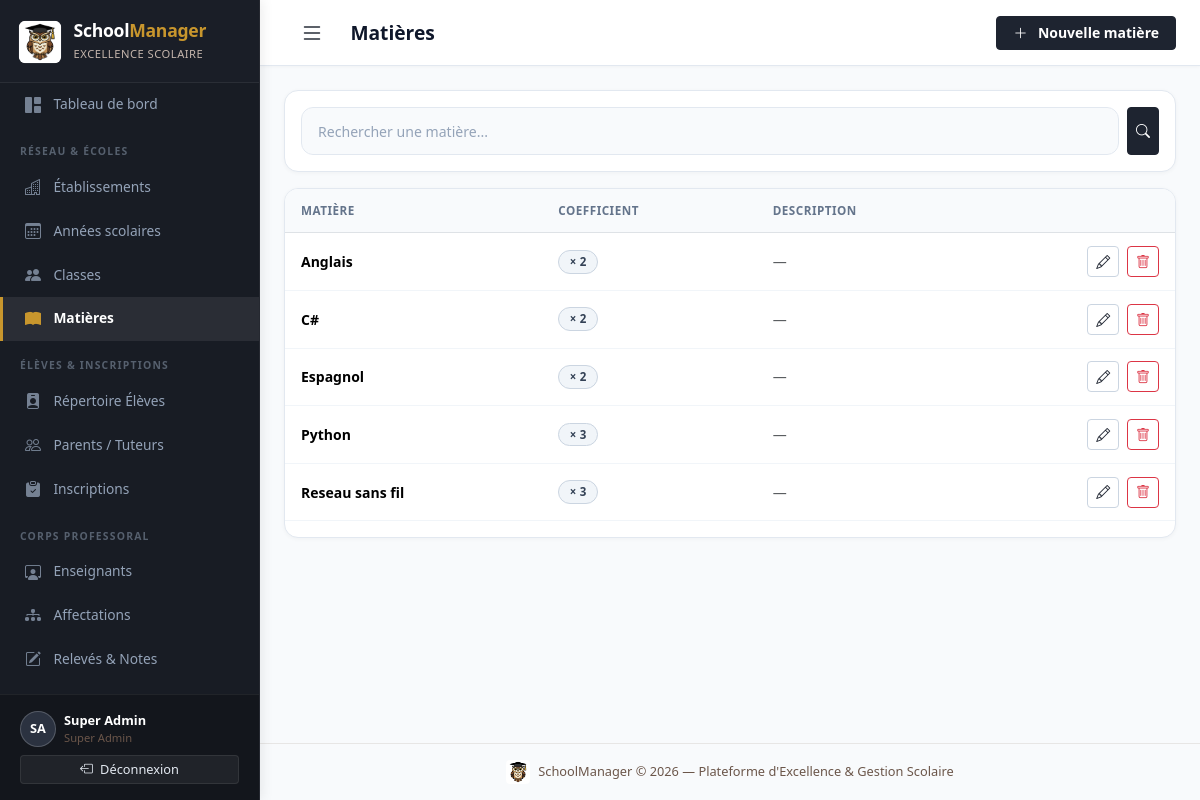
/school/matieres/ (signed in), run on the app's committed database.
### accounts/models.py (models this page shows, shortened)
class CustomUser(AbstractUser):
    ROLE_ADMIN = 'admin'
    ROLE_DIRECTION = 'direction'
    ROLE_ENSEIGNANT = 'enseignant'
    ROLE_PAIEMENT = 'paiement'
    ROLE_CHOICES = [
        (ROLE_ADMIN, 'Administrateur'),
        (ROLE_DIRECTION, 'Personnel de direction'),
        (ROLE_ENSEIGNANT, 'Enseignant'),
        (ROLE_PAIEMENT, 'Personnel paiement'),
    ]
    role = models.CharField(
        max_length=20,
        choices=ROLE_CHOICES,
        default=ROLE_DIRECTION,
        verbose_name='Rôle',
    )
    etablissement = models.ForeignKey(
        'school.Etablissement',
        on_delete=models.SET_NULL,
        null=True,
        blank=True,
        related_name='utilisateurs',
        verbose_name='Établissement rattaché',
        help_text="Établissement unique auquel est affecté ce compte (notamment pour le personnel de direction)."
    )
    telephone = models.CharField(max_length=20, blank=True, verbose_name='Téléphone')
    class Meta:
        verbose_name = 'Utilisateur'
        verbose_name_plural = 'Utilisateurs'
    @property
    def is_super_admin(self):
        return self.is_superuser or self.role == self.ROLE_ADMIN
    @property
    def is_enseignant(self):
        return self.role == self.ROLE_ENSEIGNANT
    @property
    def is_paiement(self):
        return self.role == self.ROLE_PAIEMENT

### school/models.py (models this page shows, shortened)
class Matiere(models.Model):
    nom = models.CharField(max_length=100, unique=True, verbose_name='Nom')
    coefficient = models.PositiveSmallIntegerField(default=1, verbose_name='Coefficient')
    description = models.TextField(blank=True, verbose_name='Description')
    class Meta:
        verbose_name = 'Matière'
        verbose_name_plural = 'Matières'
        ordering = ['nom']

### school/views.py (the view)
# urls.py: path('matieres/', views.matiere_list, name='matiere_list'),
@login_required
def matiere_list(request):
    matieres = Matiere.objects.all()
    q = request.GET.get('q', '')
    if q:
        matieres = matieres.filter(nom__icontains=q)
    return render(request, 'school/matiere_list.html', {'matieres': matieres, 'q': q})

### templates/school/matiere_list.html (shortened to what this page needs)
{% extends 'base.html' %}
{% block page_title %}Matières{% endblock %}
{% block topbar_actions %}
<a href="{% url 'school:matiere_create' %}" class="btn btn-primary btn-sm"><i class="bi bi-plus-lg me-1"></i>Nouvelle matière</a>
{% endblock %}
{% block content %}
<div class="table-card mb-3 p-3">
  <form method="get" class="d-flex gap-2">
    <input type="search" name="q" value="{{ q }}" class="form-control form-control-sm" placeholder="Rechercher une matière...">
    <button type="submit" class="btn btn-sm btn-primary"><i class="bi bi-search"></i></button>
  </form>
</div>
<div class="table-card">
  <div class="table-responsive">
    <table class="table table-hover align-middle">
      <thead><tr><th>Matière</th><th>Coefficient</th><th>Description</th><th></th></tr></thead>
      <tbody>
        {% for m in matieres %}
        <tr>
          <td class="fw-semibold">{{ m.nom }}</td>
          <td><span class="badge bg-secondary">× {{ m.coefficient }}</span></td>
          <td class="text-muted small">{{ m.description|default:"—"|truncatechars:60 }}</td>
          <td class="text-end">
            <a href="{% url 'school:matiere_edit' m.pk %}" class="btn btn-sm btn-outline-primary me-1"><i class="bi bi-pencil"></i></a>
            <a href="{% url 'school:matiere_delete' m.pk %}" class="btn btn-sm btn-outline-danger"><i class="bi bi-trash"></i></a>
          </td>
        </tr>
        {% empty %}
        <tr><td colspan="4" class="text-center text-muted py-4">Aucune matière.</td></tr>
        {% endfor %}
      </tbody>
    </table>
  </div>
</div>
{% endblock %}

### templates/base.html (shortened to what this page needs)
{% load static %}
<!DOCTYPE html>
<html lang="fr">
<head>
  <link href="https://cdn.jsdelivr.net/npm/bootstrap@5.3.3/dist/css/bootstrap.min.css" rel="stylesheet">
  <link href="https://cdn.jsdelivr.net/npm/bootstrap-icons@1.11.3/font/bootstrap-icons.css" rel="stylesheet">
  <link href="{% static 'css/schoolmanager.css' %}" rel="stylesheet">
</head>
<body>
{% if user.is_authenticated %}
<nav id="sidebar">
  <a href="{% url 'dashboard' %}" class="sidebar-brand text-decoration-none" title="Tableau de bord — SchoolManager">
    <img src="{% static 'img/logo.jpg' %}" alt="Logo Hibou SchoolManager" class="sidebar-brand-logo rounded-2">
    <div>
      <h4>School<span>Manager</span></h4>
      <small>Excellence Scolaire</small>
    </div>
  </a>
  <div class="sidebar-nav-scroll">
    <a href="{% url 'dashboard' %}" class="nav-link {% if request.resolver_match.url_name == 'dashboard' %}active{% endif %}">
      <i class="bi bi-grid-1x2-fill"></i> Tableau de bord
    </a>
    {% if user.is_enseignant %}
    <div class="nav-section-title">Espace Pédagogique</div>
    <a href="{% url 'academics:note_list' %}" class="nav-link {% if 'notes' in request.path %}active{% endif %}">
      <i class="bi bi-pencil-square"></i> Mes Notes
    </a>
    <a href="{% url 'academics:affectation_list' %}" class="nav-link {% if 'affectations' in request.path %}active{% endif %}">
      <i class="bi bi-diagram-3-fill"></i> Mes Affectations
    </a>
    <div class="nav-section-title">Mes Classes &amp; Élèves</div>
    <a href="{% url 'school:classe_list' %}" class="nav-link {% if 'classes' in request.path %}active{% endif %}">
      <i class="bi bi-people-fill"></i> Classes
    </a>
    <a href="{% url 'school:matiere_list' %}" class="nav-link {% if 'matieres' in request.path %}active{% endif %}">
      <i class="bi bi-book-fill"></i> Matières
    </a>
    <a href="{% url 'students:eleve_list' %}" class="nav-link {% if '/students/' in request.path and 'parents' not in request.path and 'inscriptions' not in request.path %}active{% endif %}">
      <i class="bi bi-person-badge-fill"></i> Élèves
    </a>
    <div class="nav-section-title">Suivi des Présences</div>
    <a href="{% url 'attendance_payments:absence_list' %}" class="nav-link {% if 'absences' in request.path %}active{% endif %}">
      <i class="bi bi-calendar-x-fill"></i> Saisie des Absences
    </a>
    {% elif user.is_super_admin %}
    <div class="nav-section-title">Réseau &amp; Écoles</div>
    <a href="{% url 'school:etablissement_list' %}" class="nav-link {% if 'etablissement' in request.path %}active{% endif %}">
      <i class="bi bi-buildings"></i> Établissements
    </a>
    <a href="{% url 'school:annee_list' %}" class="nav-link {% if 'annees' in request.path %}active{% endif %}">
      <i class="bi bi-calendar3"></i> Années scolaires
    </a>
    <a href="{% url 'school:classe_list' %}" class="nav-link {% if 'classes' in request.path %}active{% endif %}">
      <i class="bi bi-people-fill"></i> Classes
    </a>
    <a href="{% url 'school:matiere_list' %}" class="nav-link {% if 'matieres' in request.path %}active{% endif %}">
      <i class="bi bi-book-fill"></i> Matières
    </a>
    <div class="nav-section-title">Élèves &amp; Inscriptions</div>
    <a href="{% url 'students:eleve_list' %}" class="nav-link {% if '/students/' in request.path and 'parents' not in request.path and 'inscriptions' not in request.path %}active{% endif %}">
      <i class="bi bi-person-badge-fill"></i> Répertoire Élèves
    </a>
    <a href="{% url 'students:parent_list' %}" class="nav-link {% if 'parents' in request.path %}active{% endif %}">
      <i class="bi bi-people"></i> Parents / Tuteurs
    </a>
    <a href="{% url 'students:inscription_list' %}" class="nav-link {% if 'inscriptions' in request.path %}active{% endif %}">
      <i class="bi bi-clipboard-check-fill"></i> Inscriptions
    </a>
    <div class="nav-section-title">Corps Professoral</div>
    <a href="{% url 'academics:enseignant_list' %}" class="nav-link {% if 'enseignants' in request.path %}active{% endif %}">
      <i class="bi bi-person-workspace"></i> Enseignants
    </a>
    <a href="{% url 'academics:affectation_list' %}" class="nav-link {% if 'affectations' in request.path %}active{% endif %}">
      <i class="bi bi-diagram-3-fill"></i> Affectations
    </a>
    <a href="{% url 'academics:note_list' %}" class="nav-link {% if 'notes' in request.path %}active{% endif %}">
      <i class="bi bi-pencil-square"></i> Relevés &amp; Notes
    </a>
    <div class="nav-section-title">Suivi &amp; Comptabilité</div>
    {% endif %}
  </div>
  <div class="sidebar-footer">
    <div class="d-flex align-items-center gap-2 mb-2">
      <div class="avatar-initiales">{{ user.first_name|first|upper }}{{ user.last_name|first|upper }}</div>
      <div class="overflow-hidden">
        <div class="text-truncate text-white" style="font-size:0.8rem;font-weight:600;">{{ user.get_full_name|default:user.username }}</div>
        <div style="color:var(--secondary);font-size:0.7rem;">
          {% if user.is_super_admin %}Super Admin
          {% elif user.is_direction %}Direction &bull; {{ user.etablissement.nom|default:'Établissement' }}
          {% else %}{{ user.get_role_display }}{% endif %}
        </div>
      </div>
    </div>
    <form method="post" action="{% url 'accounts:logout' %}">
      <button type="submit" class="btn btn-sm w-100 btn-logout">
        <i class="bi bi-box-arrow-left me-1"></i> Déconnexion
      </button>
    </form>
  </div>
</nav>
{% endif %}
<div id="main-content" {% if not user.is_authenticated %}style="margin-left:0"{% endif %}>
  {% if user.is_authenticated %}
  <header class="topbar">
    <div class="topbar-left">
      <button class="btn btn-sm d-md-none" id="sidebarToggle" style="background:transparent;border:none;" aria-label="Ouvrir le menu">
        <i class="bi bi-list fs-4" style="color:var(--primary)"></i>
      </button>
      <h1 class="page-title">{% block page_title %}{% endblock %}</h1>
    </div>
    <div class="topbar-right">
      {% block topbar_actions %}{% endblock %}
    </div>
  </header>
  {% endif %}
  <main class="{% if user.is_authenticated %}p-4 flex-grow-1{% endif %}">
    {% block content %}{% endblock %}
  </main>
  {% if user.is_authenticated %}
  <footer class="text-center py-3" style="font-size:0.8rem;color:var(--secondary);border-top:1px solid rgba(110,84,70,0.12);">
    <div class="d-flex align-items-center justify-content-center gap-2">
      <img src="{% static 'img/logo.jpg' %}" alt="Logo Hibou SchoolManager" style="width:24px;height:24px;border-radius:4px;" class="shadow-xs" loading="lazy">
      <span>SchoolManager &copy; {% now "Y" %} — Plateforme d'Excellence &amp; Gestion Scolaire</span>
    </div>
  </footer>
  {% endif %}
</div>
</body>
</html>

### data on the page
CustomUser: first_name|first "S", last_name|first "A", get_full_name "Super Admin"
Matiere: nom "Anglais", coefficient "2", description "—"
Matiere: nom "C#", coefficient "2", description "—"
Matiere: nom "Espagnol", coefficient "2", description "—"
Matiere: nom "Python", coefficient "3", description "—"
Matiere: nom "Reseau sans fil", coefficient "3", description "—"
